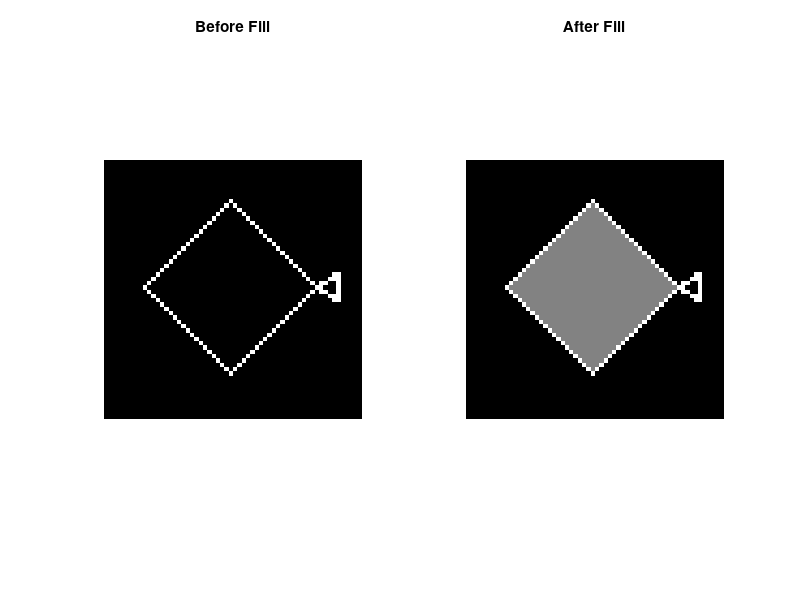

The MATLAB source for this figure:
clc; clear; close all

img = zeros(60,60);

p1 = [30 10];
p2 = [10 30];
p3 = [30 50];
p4 = [50 30];

line = @(x1,y1,x2,y2) ...
    arrayfun(@(t) round([x1 + t*(x2-x1), y1 + t*(y2-y1)]), linspace(0,1,200),'UniformOutput',false);

pts = [line(p1(1),p1(2),p2(1),p2(2)), ...
       line(p2(1),p2(2),p3(1),p3(2)), ...
       line(p3(1),p3(2),p4(1),p4(2)), ...
       line(p4(1),p4(2),p1(1),p1(2))];

pts = cell2mat(pts');

for k=1:size(pts,1)
    x = pts(k,1); y = pts(k,2);
    if x>=1 && x<=60 && y>=1 && y<=60
        img(x,y) = 1;
    end
end

t1 = [30 50];
t2 = [27 55];
t3 = [33 55];

tail = [line(t1(1),t1(2),t2(1),t2(2)), ...
        line(t2(1),t2(2),t3(1),t3(2)), ...
        line(t3(1),t3(2),t1(1),t1(2))];

tail = cell2mat(tail');

for k=1:size(tail,1)
    x = tail(k,1); y = tail(k,2);
    if x>=1 && x<=60 && y>=1 && y<=60
        img(x,y) = 1;
    end
end

figure
subplot(1,2,1)
imagesc(img)
axis equal off
title('Before Fill')
colormap(gray)

x = 30; y = 30;
target = img(x,y);
replacement = 0.5;

stack = [x y];

while ~isempty(stack)
    p = stack(end,:);
    stack(end,:) = [];
    i = p(1); j = p(2);

    if i<1 || i>60 || j<1 || j>60
        continue
    end

    if img(i,j) ~= target
        continue
    end

    img(i,j) = replacement;

    stack = [stack;
             i+1 j;
             i-1 j;
             i j+1;
             i j-1];
end

subplot(1,2,2)
imagesc(img)
axis equal off
title('After Fill')
colormap(gray)
